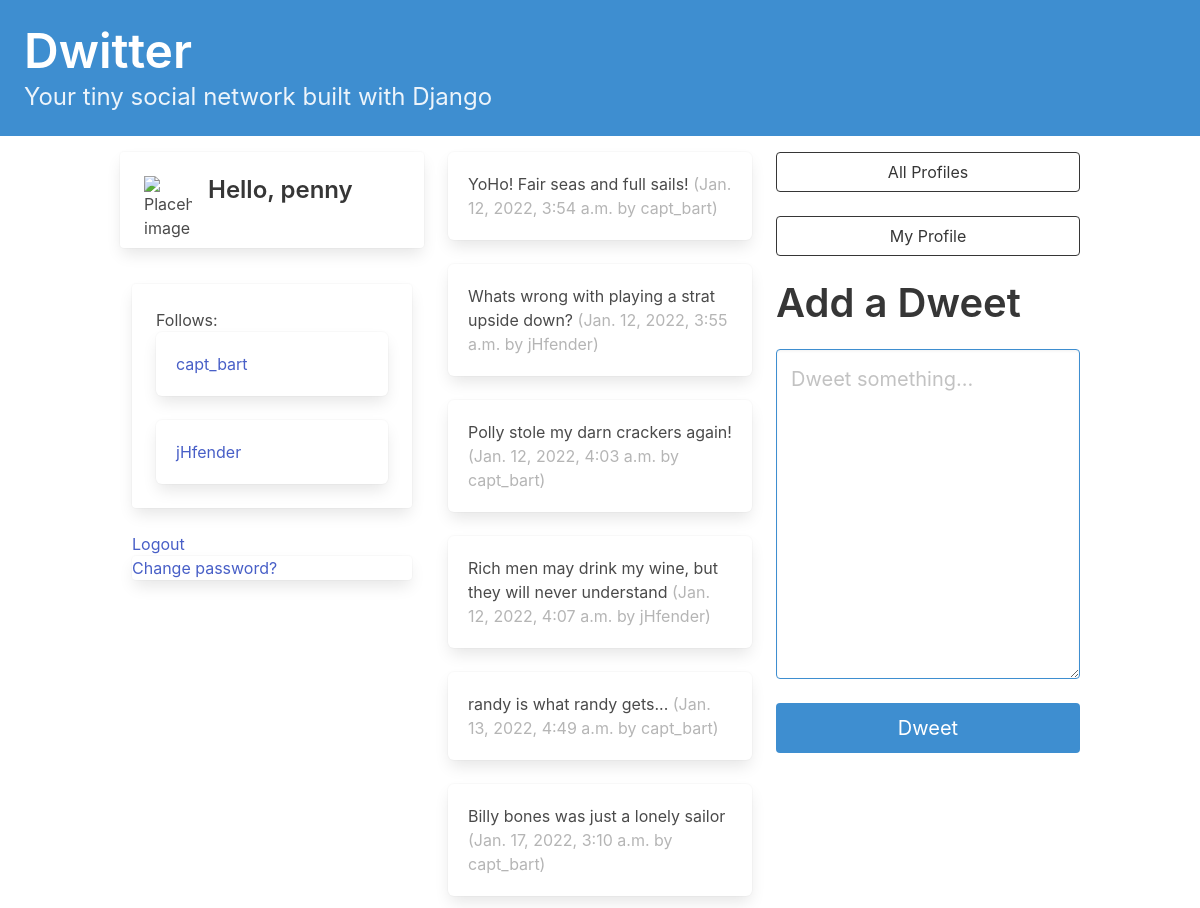
The app's page /dashboard/ (signed in) with its own data.
### dwitter/models.py (models this page shows, shortened)
class Profile(models.Model):
    user = models.OneToOneField(User, on_delete=models.CASCADE)
    follows = models.ManyToManyField(
        "self", related_name="followed_by", symmetrical=False,
        blank=True
    )
    def __str__(self):
        return self.user.username

class Dweet(models.Model):
    user = models.ForeignKey(
        User, related_name="dweets", on_delete=models.DO_NOTHING
    )
    body = models.CharField(max_length=140)
    created_at = models.DateTimeField(auto_now_add=True)

### dwitter/views.py (the view)
# urls.py: path("dashboard/", dashboard, name="dashboard"),
def dashboard(request):
    form = DweetForm(request.POST or None)
    if request.method == "POST":
        if form.is_valid():
            dweet = form.save(commit=False)
            dweet.user = request.user
            dweet.save()
            return redirect("dwitter:dashboard")
    followed_dweets = Dweet.objects.filter(
        user__profile__in=request.user.profile.follows.all()
        ).order_by("created_at")
    return render(request, "dwitter/dashboard.html",
                  {"form": form, "dweets": followed_dweets},
                  )

### dwitter/forms.py
class DweetForm(forms.ModelForm):
    body = forms.CharField(
        required=True,
        widget=forms.widgets.Textarea(
            attrs={
                "placeholder": "Dweet something...",
                "class": "textarea is-info is-medium",
            }
        ),
        label="",
    )
    class Meta:
        model = Dweet
        exclude = ("user", )

### dwitter/templates/dwitter/dashboard.html (shortened to what this page needs)
{% extends 'base.html' %}
{% block content %}
<div class="column">
  <div class="block">
    <div class="card">
      <div class="card-content">
        <div class="media">
          <div class="media-left">
            <figure class="image is-48x48">
              <img src="https://bulma.io/images/placeholders/96x96.png"
                  alt="Placeholder image">
            </figure>
          </div>
          <div class="media-content">
          {% if user.is_authenticated %}
            <p class="title is-4">
                Hello, {{ user.profile }}
            </p>
          {% else %}
            <p class="title is-4">
              Welcome, Please sign in...or join
            </p>
          {% endif %}
          </div>
        </div>
      </div>
    </div>
  </div>
  <div class="column">
    <div class="card">
      <div class="card-content">
        <h2> Follows: </h2>
            {% for followed in user.profile.follows.all%}
              <div class="box">
                <a href="{% url 'dwitter:profile' followed.user.profile.id %}">
                  {{ followed.user.profile }}
                </a>
              </div>
            {% endfor %}
      </div>
    </div>
  </div>
  <div class="column">
    {% if user.is_authenticated %}
      <a href="{% url 'logout' %}">Logout</a>
      <div class="card">
        <a href="{% url 'password_change' %}">Change password?</a>
      </div>
    {% else %}
      <a href="{% url 'login' %}">Login</a>
      <a href="{% url 'dwitter:register' %}">Register</a>
    {% endif %}
  </div>
</div>
  <div class="column">
      {% for dweet in dweets %}
        <div class="box">
          {{ dweet.body }}
          <span class="is-small has-text-grey-light">
            ({{ dweet.created_at }} by {{ dweet.user.username }})
          </span>
        </div>
      {% endfor %}
  </div>
  <div class="column is-one-third">
    <div class="block">
    <a href="{% url 'dwitter:profile_list' %}">
      <button class="button is-dark is-outlined is-fullwidth">
        All Profiles
      </button>
    </a>
  </div>
  <div class="block">
    <a href="{% url 'dwitter:profile' request.user.profile.id %}">
      <button class="button is-dark is-outlined is-fullwidth">
        My Profile
      </button>
    </a>
  </div>
    <div class="block">
      <div class="block">
        <h2 class="title is-2">Add a Dweet</h2>
      </div>
      <div class="block">
        <form method="post">
          {{ form.as_p }}
          <button class="button is-info is-fullwidth is-medium mt-5"
              type="submit">Dweet
          </button>
        </form>
      </div>
    </div>
  </div>
{% endblock content%}

### records on screen
Profile: user.profile "capt_bart"
Profile: user.profile "jHfender"
Dweet: body "YoHo! Fair seas and full sails!", created_at "Jan. 12, 2022, 3:54 a.m.", user.username "capt_bart"
Dweet: body "Whats wrong with playing a strat upside down?", created_at "Jan. 12, 2022, 3:55 a.m.", user.username "jHfender"
Dweet: body "Polly stole my darn crackers again!", created_at "Jan. 12, 2022, 4:03 a.m.", user.username "capt_bart"
Dweet: body "Rich men may drink my wine, but they will never understand", created_at "Jan. 12, 2022, 4:07 a.m.", user.username "jHfender"
Dweet: body "randy is what randy gets...", created_at "Jan. 13, 2022, 4:49 a.m.", user.username "capt_bart"
Dweet: body "Billy bones was just a lonely sailor", created_at "Jan. 17, 2022, 3:10 a.m.", user.username "capt_bart"

### other values on screen
{{ user.profile }} "penny"
